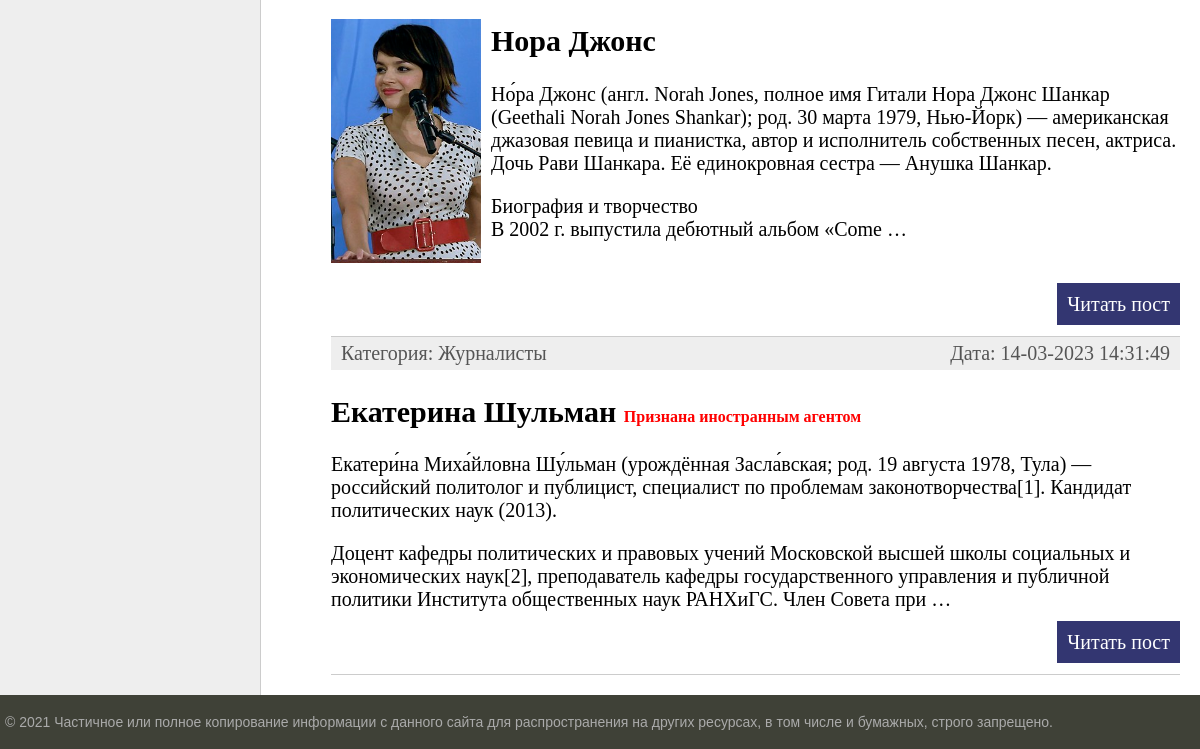
The app's page / (lower part), older data.
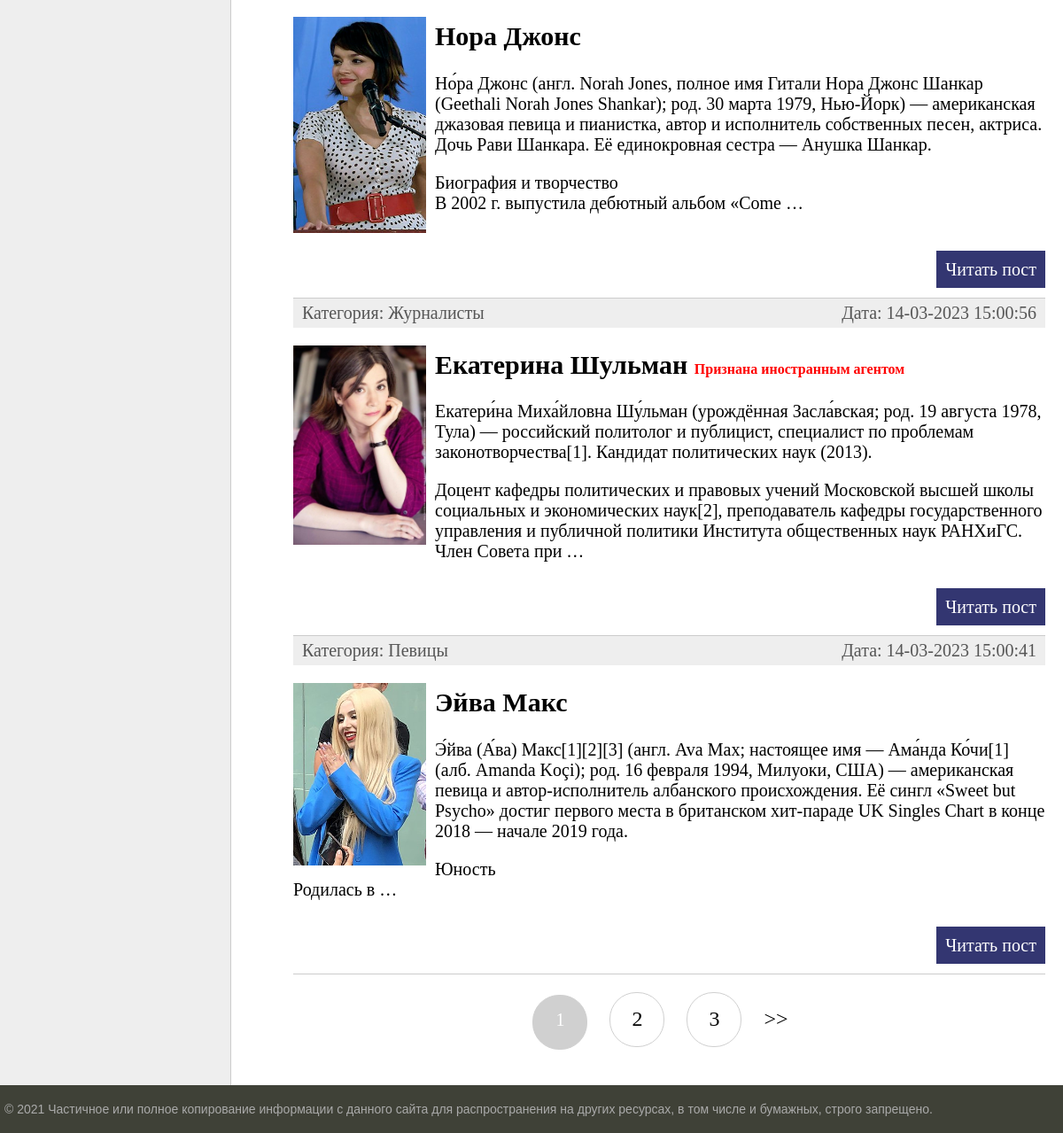
The same page, newer data.
### women/models.py (models this page shows, shortened)
class Women(models.Model):
    title = models.CharField(max_length=255, verbose_name="Имя")
    slug = models.SlugField(max_length=255, unique=True, db_index=True, verbose_name="URL")
    content = models.TextField(blank=True, verbose_name="Содержимое")
    birthday = models.DateField(null=True, blank=True, verbose_name="День рождения")
    photo = models.ImageField(upload_to="photos/%Y/%m/%d/", null=True, blank=True, verbose_name="Фото")
    time_create = models.DateTimeField(auto_now_add=True, verbose_name="Создано")
    time_update = models.DateTimeField(auto_now=True, verbose_name="Изменено")
    is_published = models.BooleanField(default=True, verbose_name="Опубликовано")
    cat = models.ForeignKey('Category', on_delete=models.PROTECT,  verbose_name="Категория")
    foreign_agency = models.BooleanField(default=False, verbose_name="Признана иностранным агентом")
    class Meta:
        verbose_name = 'Известные женщины'
        verbose_name_plural = 'Известные женщины'
        ordering = ['id']
    def get_absolute_url(self):
        return reverse('women:post', kwargs={'post_slug':self.slug});

class Category(models.Model):
    name = models.CharField(max_length=255, db_index=True)
    slug = models.SlugField(max_length=255, unique=True, db_index=True, verbose_name="URL")
    class Meta:
        verbose_name = 'Категория'
        verbose_name_plural = 'Категории'
    def __str__(self):
        return self.name;
    def get_absolute_url(self):
        return reverse('women:category', kwargs={'cat_slug':self.slug});

### women/views.py (the view)
# urls.py: path('', cache_page(60)(WomenHome.as_view()), name='home'),
class WomenHome(DataListMixin, ListView):
    model = Women
    paginate_by = 4
    template_name = 'women/index.html'
    context_object_name = 'posts'
    def get_context_data(self, *, object_list=None, **kwargs):
        context = super().get_context_data(**kwargs)
        c_def = self.get_basic_data(title='Главная страница')
        return {**context, **c_def}
    def get_queryset(self):
        return Women.objects.filter(is_published=True).select_related('cat')

### women/templatetags/women_tags.py (called while the page is built)
@register.inclusion_tag('women/list_categories.html')
def categories_list(sort_params=None, cat_slug_selected=0):
    if not sort_params:
        cats = Category.objects.all()
    else:
        cats = Category.objects.order_by(sort_params)
    return { 'cats':  cats, 'cat_slug_selected': cat_slug_selected }

### women/utils.py (called while the page is built)
    def get_basic_data(self, **kwargs):
        context = kwargs
        cats = cache.get('cats')
        if not cats:
            cats = Category.objects.annotate(Count('women'))
            cache.set('cats',cats, 60)
        user_menu = menu.copy()
        if not self.request.user.is_authenticated:
           del user_menu[1]
        context['menu']=user_menu
        context['cats']=cats
        if 'cat_selected' not in context:
            context['cat_selected']=0
        return context

### women/templates/women/index.html (shortened to what this page needs)
{% extends 'women/base.html' %}
{% block content %}
<ul class="list-articles">
	{% for p in posts %}
		<li>
			<div class="article-panel">
				<p class="first">Категория: {{p.cat}}</p>
				<p class="last">Дата: {{p.time_update|date:"d-m-Y H:i:s"}}</p>
			</div>
			{% if p.photo %}
				<p><img class="img-article-left thumb" src="{{p.photo.url}}"></p>
			{% endif %}
			<h2>{{p.title}} {% if p.foreign_agency %}<span class="foreign-agency">Признана иностранным агентом</span>{% endif %}</h2>
			{% autoescape on %}
			{{p.content|linebreaks|truncatewords:50}}
			{% endautoescape %}
			<p class="link-read-post"><a href="{{ p.get_absolute_url }}">Читать пост</a></p>
		</li>
	{% endfor %}
</ul>
{% if page_obj.has_other_pages %}
<nav class="list-pages">
	<ul>
		{% for p in paginator.page_range %}
			{% if p >= page_obj.number|add:-2 and p <= page_obj.number|add:2 %}
				{% if page_obj.number == p %}
					<li class="page-num page-num-selected">{{ p }}</li>
				{% else %}
					<li class="page-num">
						<a href="?page={{ p }}">{{ p }}</a>
					</li>
				{% endif %}
			{% endif %}
		{% endfor %}
		{% if page_obj.has_next %}
			<li >
				<a href="?page={{ page_obj.next_page_number }}">&gt;&gt;</a>
			</li>
		{% endif %}
	</ul>
</nav>
{% endif %}
{% endblock %}

Row changes from the older to the newer data that the page shows:
changed Women "Екатерина Шульман": time_update "14-03-2023 14:31:49" → "14-03-2023 15:00:56"; photo: picture added
added Women: cat "Певицы", time_update "14-03-2023 15:00:41", photo (picture), title "Эйва Макс", content "Э́йва (А́ва) Макс[1][2][3] (англ. Ava Max; настоящее имя — Ама́нда Ко́чи[1] (алб. Amanda Koçi); род. 16 февраля 1994, Милуоки, США) — американская певица и автор-исполнитель албанского происхождения. Её сингл «Sweet but Psycho» достиг первого места в британском хит-параде UK Singles Chart в конце 2018 — начале 2019 года. Юность Родилась в …"
Text that changed along with them:
new list line: "1"
new list line: "2"
new list line: "3"
